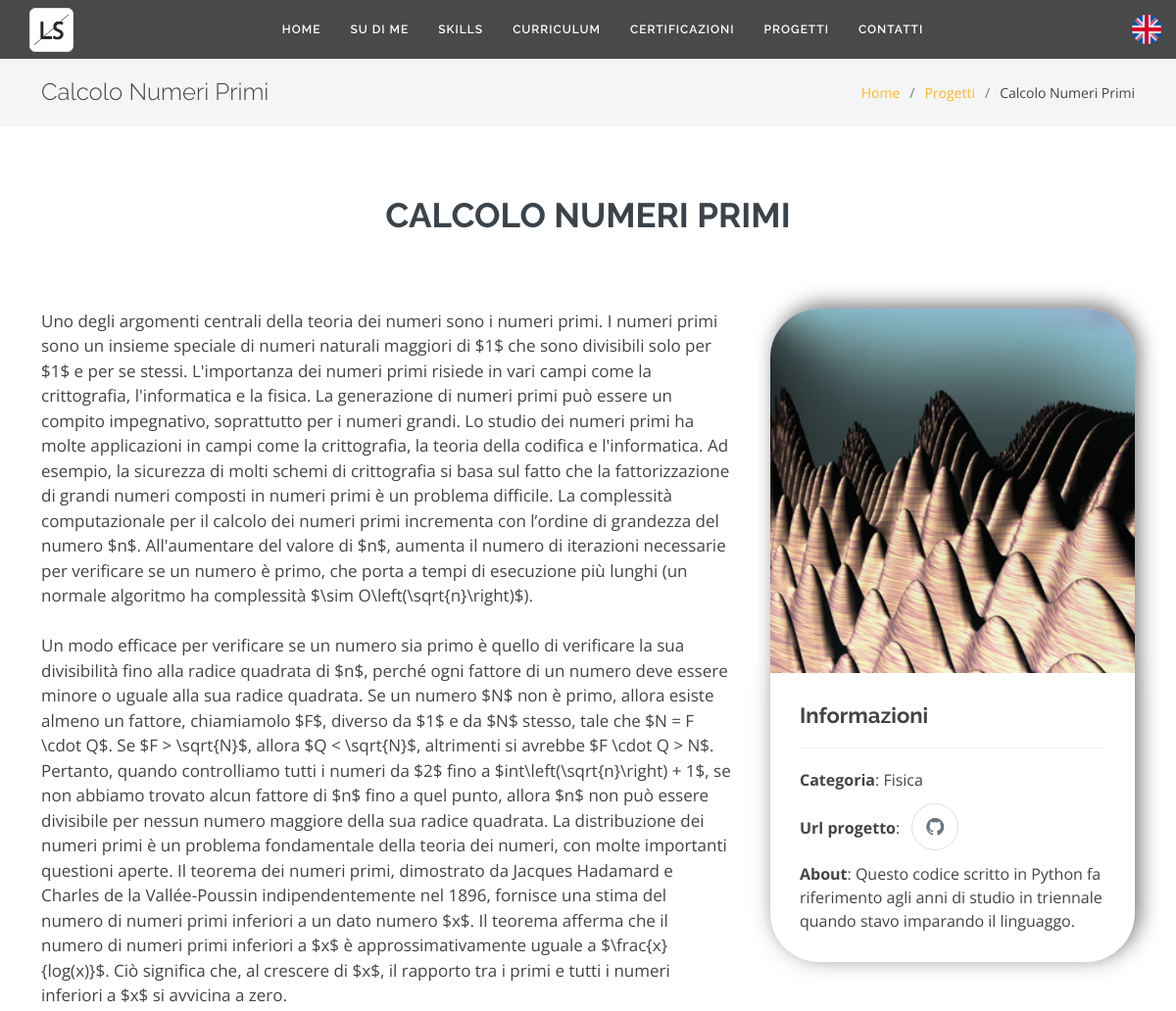
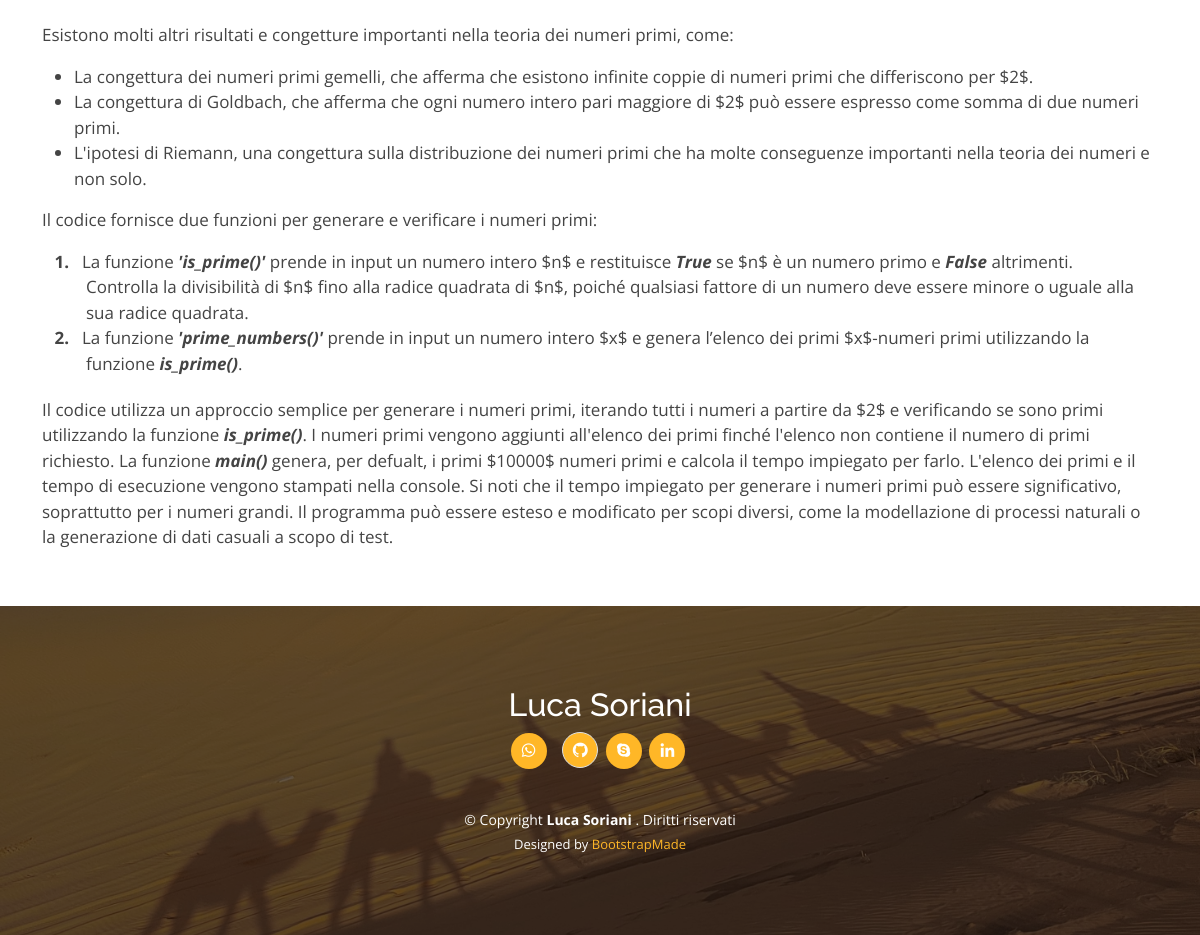
The app's page /it/projects-details/1/ with its own data (2 pictures, top to bottom).
### app_profile/models.py (models this page shows, shortened)
class Project(models.Model):
    class Meta:
        verbose_name_plural = 'Projects'
        verbose_name = 'Projects'
    name = models.CharField(max_length=200, blank=True, null=True)
    name_it = models.CharField(max_length=200, blank=True, null=True)
    title = models.CharField(max_length=300, blank=True, null=True)
    title_it = models.CharField(max_length=300, blank=True, null=True)
    description = models.TextField(blank=True, null=True)
    description_it = models.TextField(blank=True, null=True)
    category = models.CharField(max_length=100, blank=True, null=True)
    filter = models.CharField(max_length=100, blank=True, null=True)
    filter_it = models.CharField(max_length=100, blank=True, null=True)
    url = models.CharField(max_length=200, blank=True, null=True)
    image = models.ImageField(blank=True, null=True, upload_to="projects")
    show = models.BooleanField(default=True)

### app_profile/views.py (the view)
# urls.py: path('it/projects-details/<int:id>/', views.project_detail_it, name='project-detail-it'),
def project_detail_it(request, id):
    project = Project.objects.filter(id=id)
    return render(request, 'app_profile/it/projects-details/project-details/project-details.html', {'project': project.first()})

### myprofile/context_processors.py (called while the page is built)
def project_context(request):
	context = {
		'me': User.objects.first(),
	}
	return context

### app_profile/templates/app_profile/it/projects-details/project-details/project-details.html (shortened to what this page needs)
{% load static %}
<!DOCTYPE html>
<html lang="it">
  <head>
      <link type="text/css" href="{% static 'app_profile/vendor/bootstrap/css/bootstrap.min.css' %}" rel="stylesheet"/>
      <link type="text/css" href="{% static 'app_profile/vendor/bootstrap-icons/bootstrap-icons.css' %}" rel="stylesheet"/>
      <link type="text/css" href="{% static 'app_profile/vendor/boxicons/css/boxicons.min.css' %}" rel="stylesheet"/>
      <link type="text/css" href="{% static 'app_profile/vendor/glightbox/css/glightbox.min.css' %}" rel="stylesheet"/>
      <link type="text/css" href="{% static 'app_profile/vendor/swiper/swiper-bundle.min.css' %}" rel="stylesheet"/>
      <link type="text/css" href="{% static 'app_profile/css/style.css' %}" rel="stylesheet"/>
      <link type="text/css" href="{% static 'app_profile/css/text.css' %}" rel="stylesheet"/>
      <link type="text/css" href="{% static 'app_profile/css/carusel-card.css' %}" rel="stylesheet"/>
      <link type="text/css" href="{% static 'app_profile/css/contact.css' %}" rel="stylesheet"/>
      <link type="text/css" href="{% static 'app_profile/css/footer.css' %}" rel="stylesheet"/>
      <link type="text/css" href="{% static 'app_profile/css/projects.css' %}" rel="stylesheet"/>
      <link type="text/css" href="{% static 'app_profile/css/project.css' %}" rel="stylesheet"/>
      <link rel="stylesheet" href="https://cdnjs.cloudflare.com/ajax/libs/font-awesome/4.7.0/css/font-awesome.min.css"/>
  </head>
  <body>
    {% include 'app_profile/it/partials/nav.html' %}
    <main id="main">
      <section class="breadcrumbs">
        <div class="container">
          <div class="d-flex justify-content-between align-items-center">
            <h2>{{project.name_it}}</h2>
            <ol>
              <li><a href="/it/">Home</a></li>
              <li><a href="/it/projects-details">Progetti</a></li>
              <li>{{project.name_it}}</li>
            </ol>
          </div>
        </div>
      </section>
      <section id="project-details" class="projects-details">
        <div class="container">
          <div class="row gy-4">
            <div class="section-title">
              <h2 style="font-size: 35px;">{{project.name_it}}</h2>
            </div>
            <div>
              <div class="col-lg-4 details-container">
                <img class="image-project" src="{{project.image.url}}" alt="{{project.name_it}}">
                <div class="project-info">
                  <h3>Informazioni</h3>
                  <ul>
                    <li>
                      <strong>Categoria</strong>: {{project.filter_it}}
                    </li>
                    <li>
                      <strong>Url progetto</strong>:
                      <a href="{{project.url}}" class="github">
                        <i class="bi bi-github"></i>
                      </a>
                    </li>
                    <li>
                      <strong>About</strong>: {{project.title_it}}
                    </li>
                  </ul>
                </div>
              </div>
              <div id="description">
                {% autoescape off %}
                {{project.description_it}}
                {% endautoescape %}
              </div>
          </div>
        </div>
      </section>
    </main>
    {% include 'app_profile/it/partials/footer.html' %}
  </body>
</html>

### app_profile/static/app_profile/css/style.css (style rules this page uses)
body { font-family: "Open Sans", sans-serif; color: #444444; }
a { color: #ffb727; text-decoration: none; }
h1, h2, h3, h4, h5, h6 { font-family: "Raleway", sans-serif; }
section { padding-top: 40px; padding-bottom: 40px; }
.section-title { padding: 30px 0; position: relative; }
.section-title h2 { text-align: center; font-size: 32px; font-weight: 700; text-transform: uppercase; margin-bottom: 20px; padding-bottom: 0; color: #3b434a; position: relative; z-index: 2; }
.breadcrumbs { padding: 20px 0; background-color: #f4f5f6; min-height: 40px; margin-top: 60px; }
.breadcrumbs h2 { font-size: 24px; font-weight: 300; margin: 0; }
.breadcrumbs ol { display: flex; flex-wrap: wrap; list-style: none; padding: 0; margin: 0; font-size: 14px; }
.breadcrumbs ol li + li { padding-left: 10px; }
.breadcrumbs ol li + li::before { display: inline-block; padding-right: 10px; color: #6c757d; content: "/"; }
.projects-details { padding-top: 40px; }

### app_profile/static/app_profile/css/contact.css (style rules this page uses)
.contact .social-links a, .github { font-size: 18px; display: inline-block; color: #687683; line-height: 1; margin: 0 8px; transition: 0.3s; padding: 14px; border-radius: 50px; border: 1px solid #dde1e4; }

### app_profile/static/app_profile/css/footer.css (style rules this page uses)
html,body { width: 100%; overflow-x: hidden; }

### app_profile/static/app_profile/css/project.css (style rules this page uses)
.details-container { float: right; margin-left: 40px; margin-bottom: 30px; box-shadow: 5px -5px 20px rgba(0,0,0,0.5); border-radius: 50px; }
.image-project { width: 100%; border-radius: 50px 50px 0 0; }
#description { font-size: 17px; margin-bottom: 0; }
.project-info { padding: 30px; box-shadow: 0px 0 30px rgba(59, 67, 74, 0.08); border-radius: 0 0 50px 50px; }
.project-info h3 { font-size: 22px; font-weight: 700; margin-bottom: 20px; padding-bottom: 20px; border-bottom: 1px solid #eee; }
.description-ol { margin:0 10px 1.2em; padding:0; counter-reset:item; }
.description-ol>li { margin:0; padding:0 0 0 2em; text-indent:-2em; list-style-type:none; counter-increment:item; }
.description-ol>li:before { display:inline-block; width:1.5em; padding-right:0.5em; font-weight:bold; text-align:right; content:counter(item) "."; }
.project-info ul { list-style: none; padding: 0; margin: 0; }
.project-info ul li { margin-top: 12px; }

### records on screen
Project: name_it "Calcolo Numeri Primi", name_it "CALCOLO NUMERI PRIMI", image (picture), filter_it "Fisica", title_it "Questo codice scritto in Python fa riferimento agli anni di studio in triennale quando stavo imparando il linguaggo.", description_it "Uno degli argomenti centrali della teoria dei numeri sono i numeri primi. I numeri primi sono un insieme speciale di numeri naturali maggiori di $1$ che sono divisibili solo per $1$ e per se stessi. L'importanza dei numeri primi risiede in vari campi come la crittografia, l'informatica e la fisica. La generazione di numeri primi può essere un compito impegnativo, soprattutto per i numeri grandi. Lo studio dei numeri primi ha molte applicazioni in campi come la crittografia, la teoria della codifica e l'informatica. Ad esempio, la sicurezza di molti schemi di crittografia si basa sul fatto che la fattorizzazione di grandi numeri composti in numeri primi è un problema difficile. La…"
